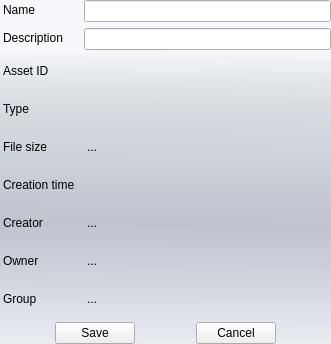
<?xml version="1.0" encoding="UTF-8"?>
<ui version="4.0">
 <class>ItemProperties</class>
 <widget class="QWidget" name="ItemProperties">
  <property name="geometry">
   <rect>
    <x>0</x>
    <y>0</y>
    <width>331</width>
    <height>344</height>
   </rect>
  </property>
  <property name="maximumSize">
   <size>
    <width>16777209</width>
    <height>16777215</height>
   </size>
  </property>
  <property name="windowTitle">
   <string>Item Properties</string>
  </property>
  <property name="styleSheet">
   <string notr="true">QWidget#ItemProperties{
	background-color: qlineargradient(spread:pad, x1:0.006, y1:0, x2:0, y2:1, stop:0.142045 rgba(229, 234, 243, 50), stop:0.295455 rgba(209, 215, 221, 150), stop:0.65 rgba(179, 183, 196, 150), stop:1 rgba(222, 227, 236, 100));
	padding: 5px;
}

QLabel {
	padding-bottom: 3px;
}</string>
  </property>
  <layout class="QHBoxLayout" name="horizontalLayout">
   <property name="spacing">
    <number>0</number>
   </property>
   <property name="margin">
    <number>0</number>
   </property>
   <item>
    <widget class="QWidget" name="MainWidget" native="true">
     <layout class="QVBoxLayout" name="verticalLayout">
      <property name="margin">
       <number>0</number>
      </property>
      <item>
       <layout class="QGridLayout" name="gridLayout">
        <item row="1" column="0">
         <widget class="QLabel" name="labelName">
          <property name="text">
           <string>Name</string>
          </property>
         </widget>
        </item>
        <item row="1" column="2">
         <widget class="QLineEdit" name="lineEditName"/>
        </item>
        <item row="2" column="0">
         <widget class="QLabel" name="labelDescription">
          <property name="text">
           <string>Description</string>
          </property>
         </widget>
        </item>
        <item row="2" column="2">
         <widget class="QLineEdit" name="lineEditDescription"/>
        </item>
        <item row="4" column="0">
         <widget class="QLabel" name="labelType">
          <property name="text">
           <string>Type</string>
          </property>
         </widget>
        </item>
        <item row="5" column="0">
         <widget class="QLabel" name="labelFileSize">
          <property name="text">
           <string>File size</string>
          </property>
         </widget>
        </item>
        <item row="6" column="0">
         <widget class="QLabel" name="labelCreationTime">
          <property name="text">
           <string>Creation time</string>
          </property>
         </widget>
        </item>
        <item row="7" column="0">
         <widget class="QLabel" name="labelCreator">
          <property name="text">
           <string>Creator</string>
          </property>
         </widget>
        </item>
        <item row="8" column="0">
         <widget class="QLabel" name="labelOwner">
          <property name="text">
           <string>Owner</string>
          </property>
         </widget>
        </item>
        <item row="9" column="0">
         <widget class="QLabel" name="labelGroup">
          <property name="text">
           <string>Group</string>
          </property>
         </widget>
        </item>
        <item row="4" column="2">
         <widget class="QLabel" name="label">
          <property name="text">
           <string/>
          </property>
         </widget>
        </item>
        <item row="6" column="2">
         <widget class="QLabel" name="labelCreationTimeData">
          <property name="text">
           <string/>
          </property>
         </widget>
        </item>
        <item row="7" column="2">
         <widget class="QLabel" name="labelCreatorData">
          <property name="text">
           <string>...</string>
          </property>
         </widget>
        </item>
        <item row="8" column="2">
         <widget class="QLabel" name="labelOwnerData">
          <property name="text">
           <string>...</string>
          </property>
         </widget>
        </item>
        <item row="9" column="2">
         <widget class="QLabel" name="labelGroupData">
          <property name="text">
           <string>...</string>
          </property>
         </widget>
        </item>
        <item row="3" column="0">
         <widget class="QLabel" name="labelAssetId">
          <property name="text">
           <string>Asset ID</string>
          </property>
         </widget>
        </item>
        <item row="5" column="2">
         <widget class="QLabel" name="labelFileSizeData">
          <property name="text">
           <string>...</string>
          </property>
         </widget>
        </item>
        <item row="3" column="2">
         <widget class="QLabel" name="labelAssetIdData">
          <property name="text">
           <string/>
          </property>
          <property name="textInteractionFlags">
           <set>Qt::LinksAccessibleByMouse|Qt::TextSelectableByMouse</set>
          </property>
         </widget>
        </item>
       </layout>
      </item>
      <item>
       <layout class="QHBoxLayout" name="horizontalLayout_2">
        <property name="sizeConstraint">
         <enum>QLayout::SetFixedSize</enum>
        </property>
        <item>
         <widget class="QPushButton" name="pushButtonSave">
          <property name="sizePolicy">
           <sizepolicy hsizetype="Fixed" vsizetype="Fixed">
            <horstretch>0</horstretch>
            <verstretch>0</verstretch>
           </sizepolicy>
          </property>
          <property name="text">
           <string>Save</string>
          </property>
         </widget>
        </item>
        <item>
         <widget class="QPushButton" name="pushButtonCancel">
          <property name="sizePolicy">
           <sizepolicy hsizetype="Fixed" vsizetype="Fixed">
            <horstretch>0</horstretch>
            <verstretch>0</verstretch>
           </sizepolicy>
          </property>
          <property name="text">
           <string>Cancel</string>
          </property>
          <property name="flat">
           <bool>false</bool>
          </property>
         </widget>
        </item>
       </layout>
      </item>
     </layout>
    </widget>
   </item>
  </layout>
 </widget>
 <resources/>
 <connections/>
</ui>
